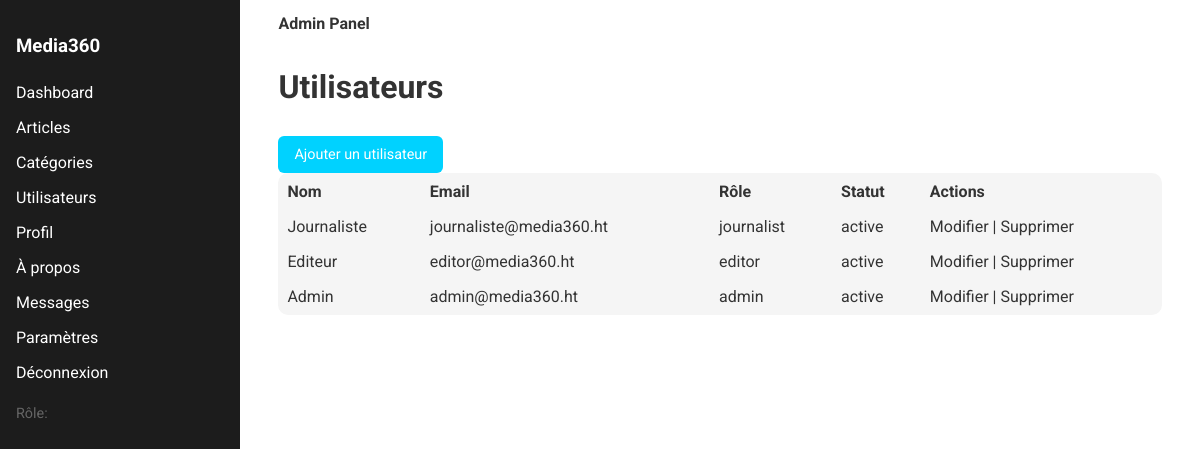
/admin/users.php, run on the app's committed database.
### tables this page shows
CREATE TABLE users (
  id INT AUTO_INCREMENT PRIMARY KEY,
  name VARCHAR(100) NOT NULL,
  email VARCHAR(150) NOT NULL UNIQUE,
  password VARCHAR(255) NOT NULL,
  role_id INT NOT NULL,
  status ENUM('active','inactive') DEFAULT 'active',
  profile_image VARCHAR(255) DEFAULT NULL,
  last_login TIMESTAMP NULL,
  created_at TIMESTAMP DEFAULT CURRENT_TIMESTAMP,
  CONSTRAINT fk_users_role FOREIGN KEY (role_id) REFERENCES roles(id)
);

CREATE TABLE roles (
  id INT AUTO_INCREMENT PRIMARY KEY,
  name VARCHAR(50) NOT NULL,
  description TEXT,
  created_at TIMESTAMP DEFAULT CURRENT_TIMESTAMP
);

### admin/users.php (the view, shortened to what this page needs)
<?php
require_once __DIR__ . '/includes/header.php';
$pdo = db();
$users = [];
if ($pdo) {
    $users = $pdo->query("SELECT u.id, u.name, u.email, u.status, r.name AS role FROM users u LEFT JOIN roles r ON r.id = u.role_id ORDER BY u.id DESC")->fetchAll();
}
?>
<h1>Utilisateurs</h1>
<a class="btn" href="add_user.php">Ajouter un utilisateur</a>
<table class="card" style="width:100%; border-collapse:collapse;">
  <thead>
    <tr>
      <th style="text-align:left; padding:8px;">Nom</th>
      <th style="text-align:left; padding:8px;">Email</th>
      <th style="text-align:left; padding:8px;">Rôle</th>
      <th style="text-align:left; padding:8px;">Statut</th>
      <th style="text-align:left; padding:8px;">Actions</th>
    </tr>
  </thead>
  <tbody>
    <?php foreach ($users as $u): ?>
      <tr>
        <td style="padding:8px;"><?php echo e($u['name']); ?></td>
        <td style="padding:8px;"><?php echo e($u['email']); ?></td>
        <td style="padding:8px;"><?php echo e($u['role']); ?></td>
        <td style="padding:8px;"><?php echo e($u['status'] ?? 'active'); ?></td>
        <td style="padding:8px;">
          <a href="edit_user.php?id=<?php echo e($u['id']); ?>">Modifier</a>
          | <a href="users.php?delete=<?php echo e($u['id']); ?>" onclick="return confirm('Supprimer cet utilisateur ?')">Supprimer</a>
        </td>
      </tr>
    <?php endforeach; ?>
  </tbody>
</table>
<?php include __DIR__ . '/includes/footer.php';

### assets/styles.css (style rules this page uses)
:root { --bg: #ffffff; --ink: #333333; --muted: #666666; --accent: #00d2ff; --card: #f5f5f5; --line: #e9e9e9; }
* { box-sizing: border-box; }
body { margin: 0; font-family: "Roboto", "Helvetica Neue", Arial, sans-serif; color: var(--ink); background: var(--bg); }
a { color: inherit; text-decoration: none; }
.card { background: var(--card); border: 1px solid var(--line); border-radius: 10px; overflow: hidden; transition: transform 0.2s ease, box-shadow 0.2s ease; }
.btn { display: inline-block; margin-top: 8px; background: var(--accent); color: #fff; padding: 10px 16px; border-radius: 6px; font-size: 0.9rem; transition: background-color 0.2s ease, color 0.2s ease, border 0.2s ease; }

### data on the page
users: name "Journaliste", email "journaliste@media360.ht", role.name "journalist", status "active"
users: name "Editeur", email "editor@media360.ht", role.name "editor", status "active"
users: name "Admin", email "admin@media360.ht", role.name "admin", status "active"
